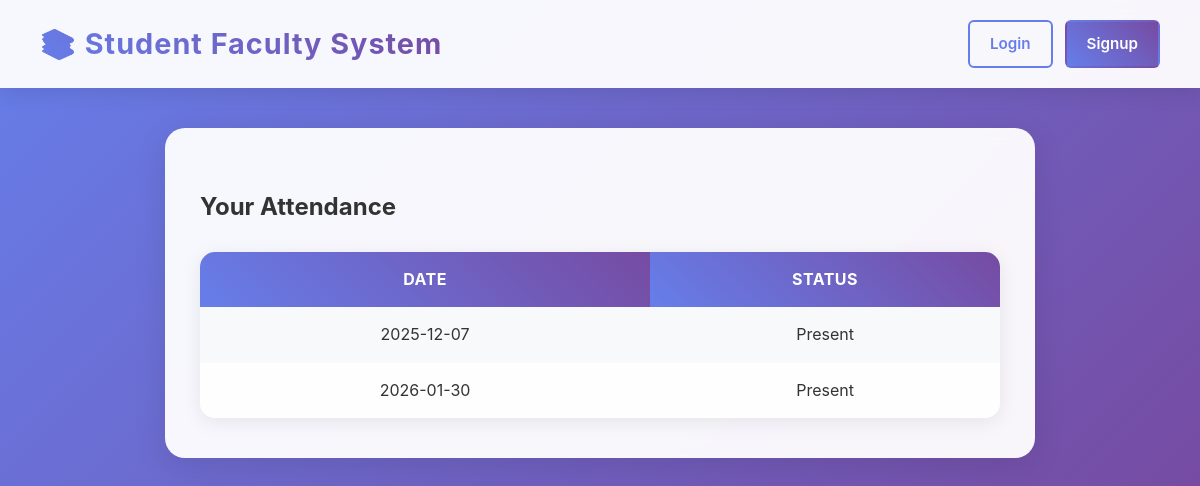
The app's page /student/attendance (signed in) with its own data.
### ap.py (models this page shows, shortened)
class Attendance(db.Model):
    id = db.Column(db.Integer, primary_key=True)
    student_id = db.Column(db.Integer, db.ForeignKey('user.id'))
    date = db.Column(db.String(20))
    status = db.Column(db.String(10))  # Present/Absent
    faculty_id = db.Column(db.Integer, db.ForeignKey('user.id'))

### ap.py (the view)
@app.route("/student/attendance")
def student_attendance():
    if "role" in session and session["role"] == "student":
        attendance = Attendance.query.filter_by(student_id=session["user_id"]).all()
        return render_template("student_attendance.html", attendance=attendance)
    return redirect(url_for("login"))

### templates/student_attendance.html
{% extends "base.html" %}
{% block content %}
<h2>Your Attendance</h2>
<table>
    <tr>
        <th>Date</th>
        <th>Status</th>
    </tr>
    {% for att in attendance %}
    <tr>
        <td>{{ att.date }}</td>
        <td>{{ att.status }}</td>
    </tr>
    {% endfor %}
</table>
{% endblock %}

### static/style.css (style rules this page uses)
body { font-family: 'Inter', 'Segoe UI', Tahoma, Geneva, Verdana, sans-serif; background: linear-gradient(135deg, #667eea 0%, #764ba2 100%); margin: 0; padding: 0; color: #333; line-height: 1.6; }
table { width: 100%; border-collapse: collapse; margin-top: 25px; background: rgba(255, 255, 255, 0.9); border-radius: 15px; overflow: hidden; box-shadow: 0 4px 20px rgba(0,0,0,0.08); animation: fadeInUp 0.6s ease-out 0.2s both; }
table th, table td { border: none; padding: 15px 10px; text-align: center; font-size: 1rem; }
table th { background: linear-gradient(45deg, #667eea, #764ba2); color: #fff; font-weight: 700; text-transform: uppercase; letter-spacing: 0.5px; }
table tr:nth-child(even) { background: #f8f9fa; }

### records on screen
Attendance: date "2025-12-07", status "Present"
Attendance: date "2026-01-30", status "Present"
